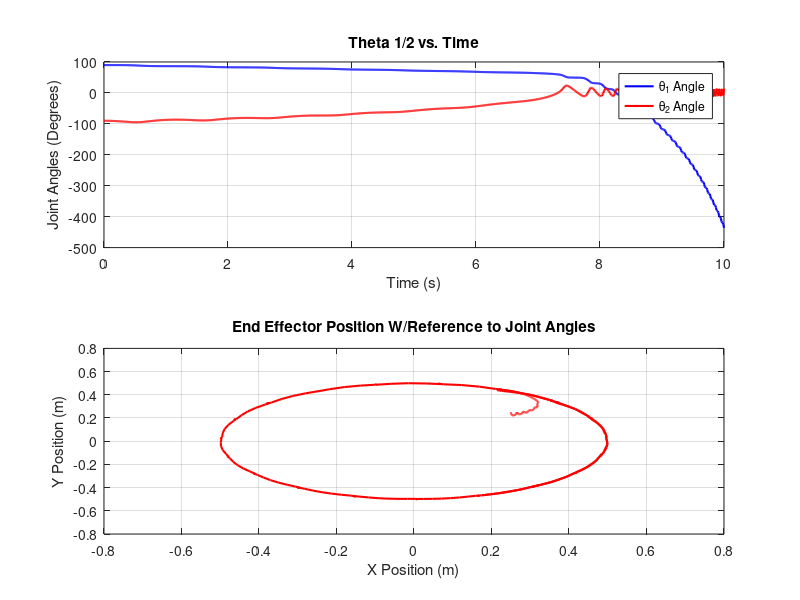

Source code (MATLAB):
%%%%%%%%%%%%%%%%%%%%%%%%%%%%%%%%%%%%%%%%%%%%%%%%%%%%%%%%%%%%%
%%%%                    Robotic Simulation               %%%%
%%%%              Programmer: Zechariah Georgian         %%%%
%%%%         Class: MRE 454 (Robotic Dynamic Control)    %%%%
%%%%                    Due: 12/06/2024                  %%%%
%%%%%%%%%%%%%%%%%%%%%%%%%%%%%%%%%%%%%%%%%%%%%%%%%%%%%%%%%%%%%

clc, clear

% Parameters
% ALL PARAMETERS ARE IN UNITS OF METRIC SYSTEM (kg, m)
L1 = .25;
L2 = .25;
r1 = .125;
r2 = .125;
m1 = .5;
m2 = .5;
g = 9.81;
I1 = (m1*L1^2)/12;
I2 = (m2*L2^2)/12;
b1 = 10^(-1); 
b2 = 10^(-1);
tau = [0; 0];  
% END OF PARAMETERS

% START OF SIMULATION
% M(theta)*theta(..)+C(theta,theta(.))*theta(.)+g(theta)=tau
% SOLVE FOR THETA(..)
% Theta(..) = (tau - g(theta) - C(theta,theta(.))*theta(.))/(M(theta))

% theta(1) = Joint angle 1
% theta(2) = Joint angle 2
% theta(3) = Angular velocity of Joint angle 1
% theta(4) = Angular velocith of Joint angle 2
 f = @(t, theta) [
    theta(3);
    theta(4);
    
    % Inertia matrix M(theta)
    [I1 + I2 + m1*r1^2 + m2*(L1^2 + r2^2) + 2*m2*L1*r2*cosd(theta(2)), I2 + m2*r2^2 + m2*L1*r2*cosd(theta(2));
     I2 + m2*r2^2 + m2*L1*r2*cosd(theta(2)), I2 + m2*r2^2] \ [ -theta(3)*(-m2*L1*r2*sind(theta(2))*theta(4) + b1) - m2*L1*r2*sind(theta(2))*(theta(3) + theta(4)) - ((m1*r1 + m2*L1)*g*cosd(theta(1)) + m2*r2*g*cosd(theta(1) + theta(2))) + tau(1);
        -theta(3)*(m2*L1*r2*sind(theta(2))*theta(3) + b2) - m2*r2*g*cosd(theta(1) + theta(2)) + tau(2)]
];

dt = .01;
tspan = 0:dt:10;
initial_cond = [90; -90; 0; 0]; % Initial conditions: [theta1, theta2, theta1_dot, theta2_dot]
[ts,thetas] = ode45(f,tspan,initial_cond)

figure;
subplot(2,1,1);
plot(ts, thetas(:, 1), 'b-', 'LineWidth', 1.5); 
hold on;
plot(ts, thetas(:, 2), 'r-', 'LineWidth', 1.5);
xlabel('Time (s)');
ylabel('Joint Angles (Degrees)');
legend('\theta_1 Angle', '\theta_2 Angle');
title('Theta 1/2 vs. Time');
grid on

% If there was a third joint, would continue adding joints. We only have
% two, so we are good. 
x_EndEffector = L1*cosd(thetas(:,1))+L2*cosd(thetas(:,1)+thetas(:,2));
y_EndEffector = L1*sind(thetas(:,1))+L2*sind(thetas(:,1)+thetas(:,2));

% End Effector position with reference to joint angles. 
subplot(2,1,2);
plot(x_EndEffector, y_EndEffector, 'r-', 'LineWidth', 1.5);
xlabel('X Position (m)');
ylabel('Y Position (m)');
title("End Effector Position W/Reference to Joint Angles");
grid on
% END OF SIMULATION
